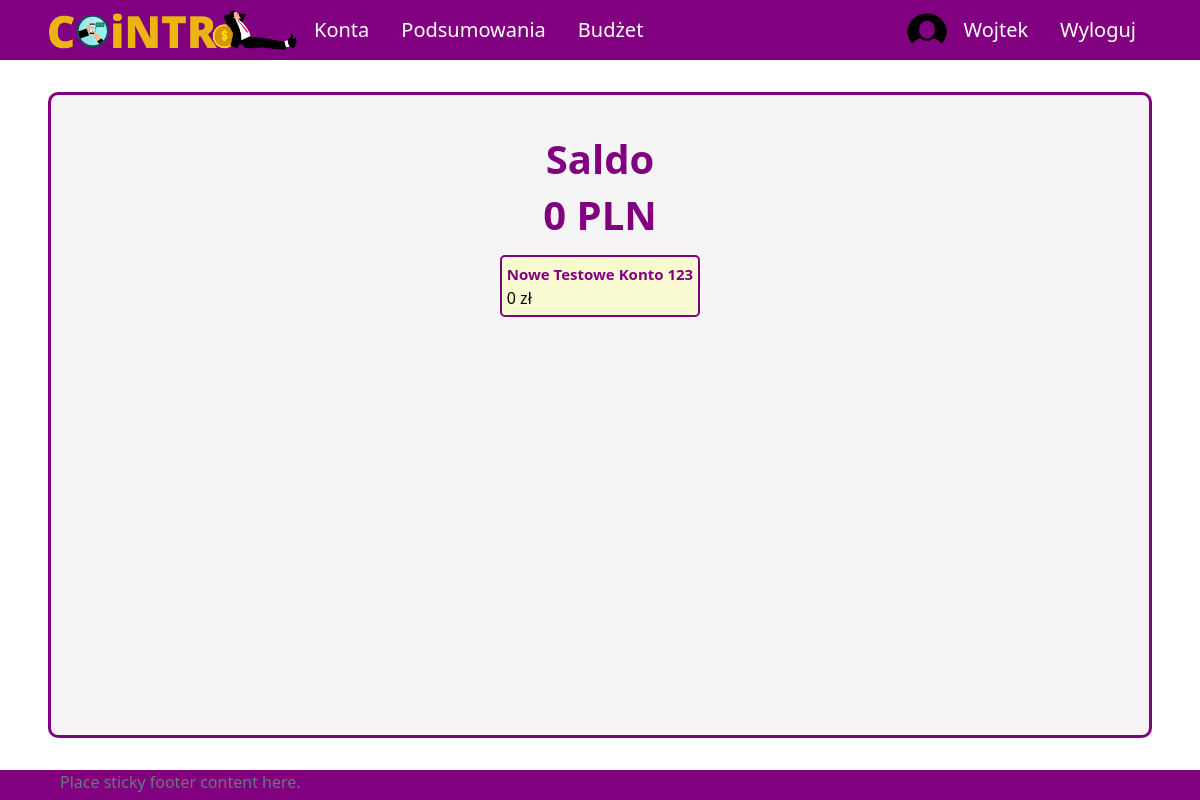
The app's page / (signed in), older data.
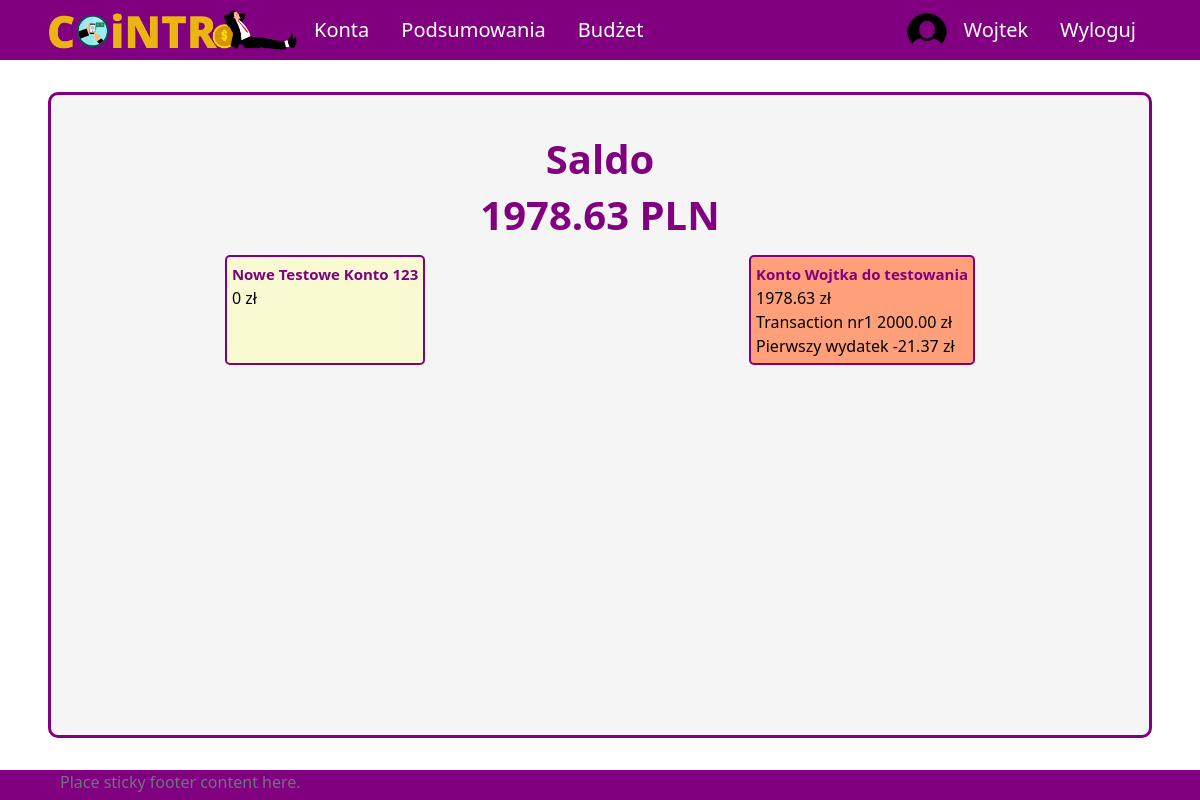
The same page, newer data.
### aplication/models.py (models this page shows, shortened)
class Account(models.Model):
    owner = models.ForeignKey(Profile, null=True, blank=True, on_delete=models.CASCADE)
    name = models.CharField(max_length=30)
    is_shared = models.BooleanField(default=False)
    id = models.UUIDField(default=uuid.uuid4, unique=True,
                            primary_key=True, editable=False)
    def __str__(self):
        return self.name
    def calculate_balance(self):
        balance = 0
        transactions = Transaction.objects.filter(id_account=self)
        for transaction in transactions:
            balance += transaction.converted_amount
        return balance
    def transactions(self):
        return Transaction.objects.filter(id_account=self).order_by('-transaction_date')

class Transaction(models.Model):
    id_account = models.ForeignKey(Account, on_delete=models.CASCADE)
    id_user = models.ForeignKey(Profile, on_delete=models.SET_NULL, null=True) #konto z którego dokonano transakcji zostało usunięte ale transakcja ma pozostać
    id_subcategory = models.ForeignKey(Subcategory, on_delete=models.SET_NULL, null=True) #umozliwienie usuniecia kategorii i podkategorii bez usuniecia transakcji
    name = models.CharField(max_length=50)
    is_periodic = models.BooleanField(default=False)
    amount = models.DecimalField(max_digits=10, decimal_places=2)
    converted_amount = models.DecimalField(max_digits=10, decimal_places=2)
    transaction_date = models.DateField()
    description = models.CharField(max_length=255, blank=True, null=True)
    id = models.UUIDField(default=uuid.uuid4, unique=True,
                            primary_key=True, editable=False)

### aplication/views.py (the view)
# urls.py: 2. Add a URL to urlpatterns:  path('', views.home, name='home')
def home(request):
    if request.user.is_authenticated:
        balance = 0
        acc = Account.objects.filter(owner=request.user.profile)
        for a in acc:
            balance += a.calculate_balance()
        context = {
            "accounts": acc,
            'profile_balance': balance
        }
        return render(request, 'application/home-login.html', context)
    else:
        return render(request, 'application/home-logout.html')

### templates/application/home-login.html (shortened to what this page needs)
{% extends 'application/base.html' %}
{% block content %}
    <div class="title">
        <h1>Saldo</h1>
        <h1>{{ profile_balance }} PLN</h1>
    </div>
    <div class="content tiles">
        {% for acc in accounts %}
            <div class="account">
                <span class="name"><a href="{% url 'account' pk=acc.id %}">{{ acc }}</a></span>
                <span class="balance">{{ acc.calculate_balance }} zł</span>
                {% for tr in acc.transactions %}
                    <div class="transaction">
                        <span class="name">{{ tr.name }}</span>
                        <span class="amount">{{ tr.amount }} zł</span>
                    </div>
                {% endfor %}
            </div>
        {% endfor %}
    </div>
{% endblock  %}

Row changes from the older to the newer data that the page shows:
added Account: name "Konto Wojtka do testowania", calculate_balance "1978.63"
added Transaction: name "Transaction nr1", amount "2000.00"
added Transaction: name "Pierwszy wydatek", amount "-21.37"
Text that changed along with them:
{{ profile_balance }}: "0" → "1978.63"
